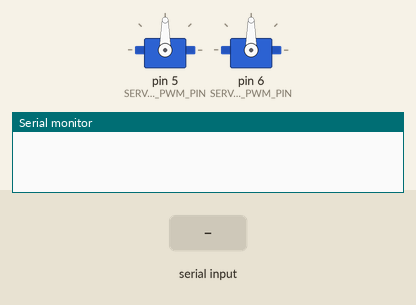
The sketch below on a simulated Arduino Uno, built with avr-gcc and run on an emulated ATmega328P. Shown: 2 × servo, the last lines printed to the serial monitor. The test bench sets the inputs (shaded band).

Above: at 1.2 s.
1.3 s: "a,45\n" received over Serial
At 1.8 s:
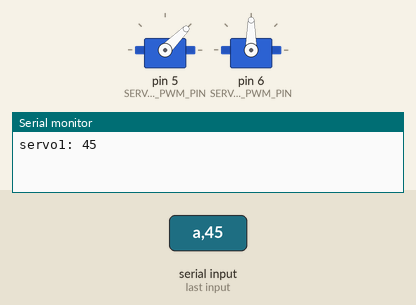
2.8 s: "b,45\n" received over Serial
At 4.0 s:
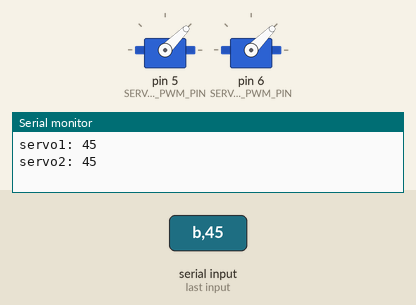
4.3 s: "a90\n" received over Serial
At 5.2 s:
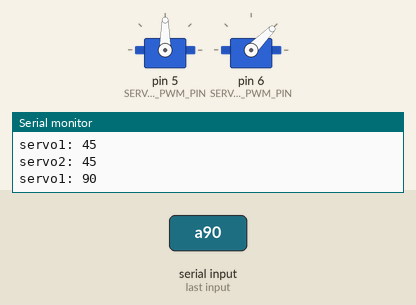
5.8 s: "p90\n" received over Serial
At 6.2 s:
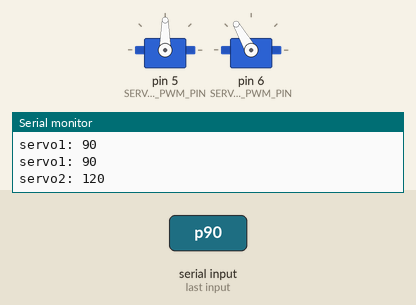
7.3 s: "a,45\n" received over Serial
At 8.5 s:
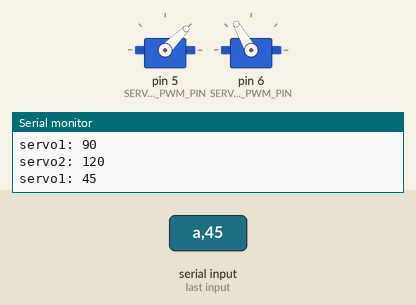
8.8 s: "b90\n" received over Serial
At 9.8 s:
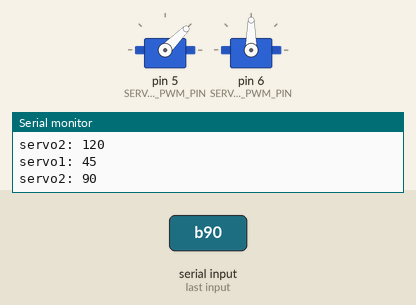
Timing chart, 0 to 11.3 s (numbered marks = the images above; inputs shaded):
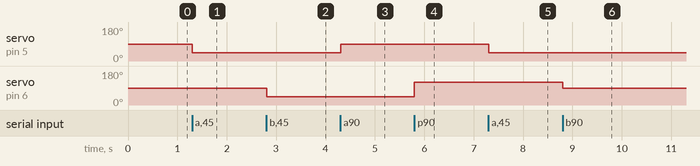

Measured:
- after the input at 1.3 s, servo on pin 5 (SERVO1_PWM_PIN): 90° → 45° at once
- after the input at 2.8 s, servo on pin 6 (SERVO2_PWM_PIN): 90° → 45° at once
- after the input at 4.3 s, servo on pin 5 (SERVO1_PWM_PIN): 45° → 90° at once
- after the input at 5.8 s, servo on pin 6 (SERVO2_PWM_PIN): 45° → 120° at once
- after the input at 7.3 s, servo on pin 5 (SERVO1_PWM_PIN): 90° → 45° at once
- after the input at 8.8 s, servo on pin 6 (SERVO2_PWM_PIN): 120° → 90° at once

The sketch:

digital_servos_serial.ino
```cpp
/* Testing Digital Servos LF-20MG controlled via Serial Port
Examples:
a45
b90
a180b40
*/
#include <Servo.h>
#define SERVO1_MIN 10
#define SERVO1_MAX 180
#define SERVO2_MIN 10
#define SERVO2_MAX 180

#define SERVO1_PWM_PIN 5
#define SERVO2_PWM_PIN 6

Servo servo1;
Servo servo2;
int servo1_val;
int servo2_val;

void setup(){
  Serial.begin(9600);
  servo1.attach(SERVO1_PWM_PIN);
  servo2.attach(SERVO2_PWM_PIN);
  servo1_val = servo1.read();
  servo2_val = servo2.read();
}// void setup()

void loop(){
  while (Serial.available()) {
    processInput();
  }
}// void loop()

void processInput (){
  byte c = Serial.read ();
  switch (c){
    case 'a':
    {
      int deg = Serial.parseInt();
      setServo(1, deg);
      break;
    }

    case 'b':
    {
      int deg = Serial.parseInt();
      setServo(2, deg);
      break;
    }

    case 'p':
    {
      // Set Default Position
      setDefaultPosition(90, 120);
      break;
    }

    case 'i':
    {
      // Print current servos position
      printServosPosition();
      break;
    }
  }// switch (c)
}

void printServosPosition(){
   Serial.println("servo1: "+String(servo1_val));
   Serial.println("servo2: "+String(servo2_val));
}

void setDefaultPosition(int s1_deg, int s2_deg){
    setServo(1, s1_deg);
    setServo(2, s2_deg);
}

void setServo(int servoNumber, int deg){
  if(servoNumber==1 && deg>=SERVO1_MIN && deg<=SERVO1_MAX){
    servo1.write(deg);
    servo1_val = servo1.read();
    Serial.println("servo1: "+String(servo1_val));
  }
  else if(servoNumber==2 && deg>=SERVO2_MIN && deg<=SERVO2_MAX){
    servo2.write(deg);
    servo2_val = servo2.read();
    Serial.println("servo2: "+String(servo2_val));
  }
}// void setServo(int servoNumber, int deg)
```
